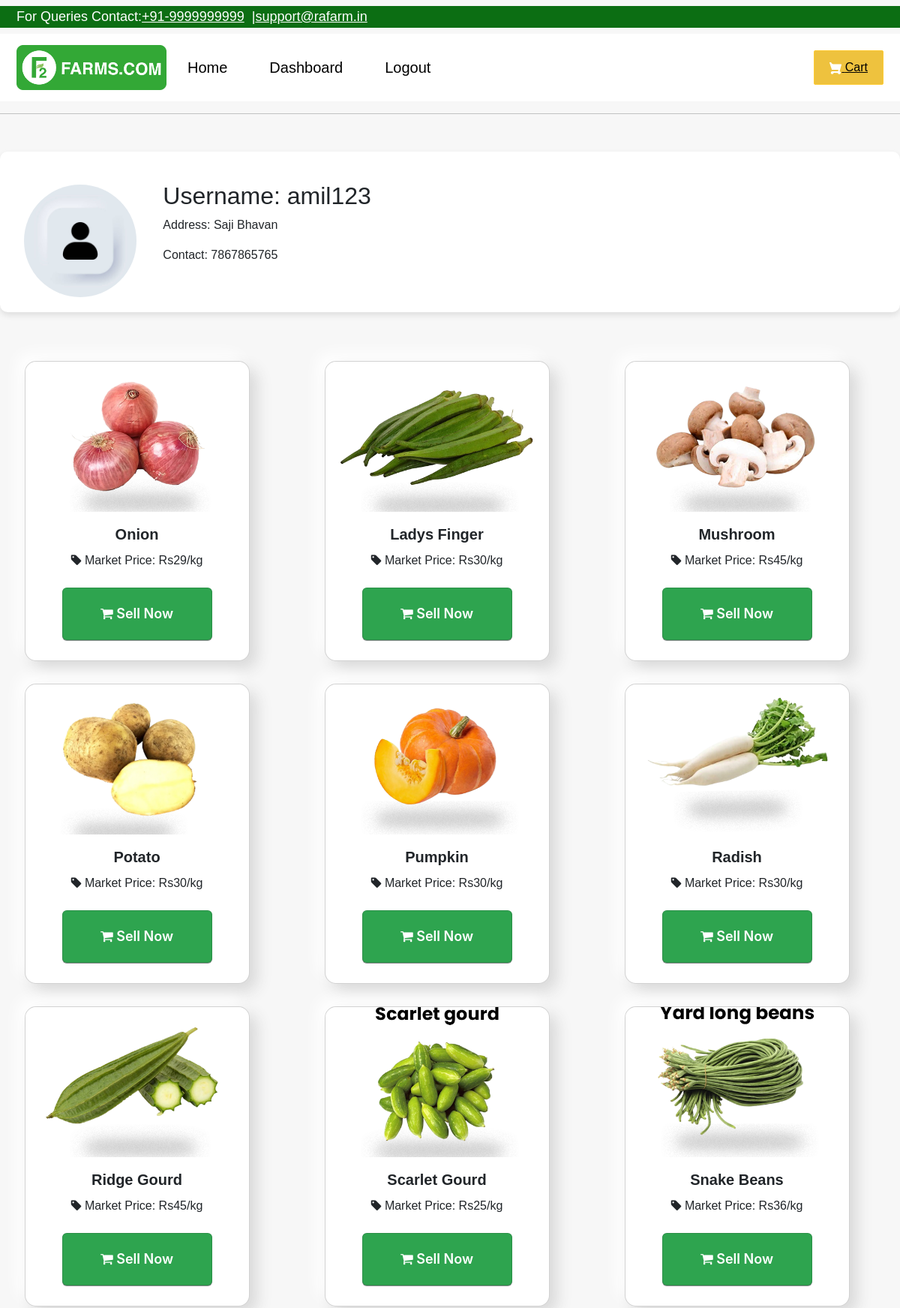
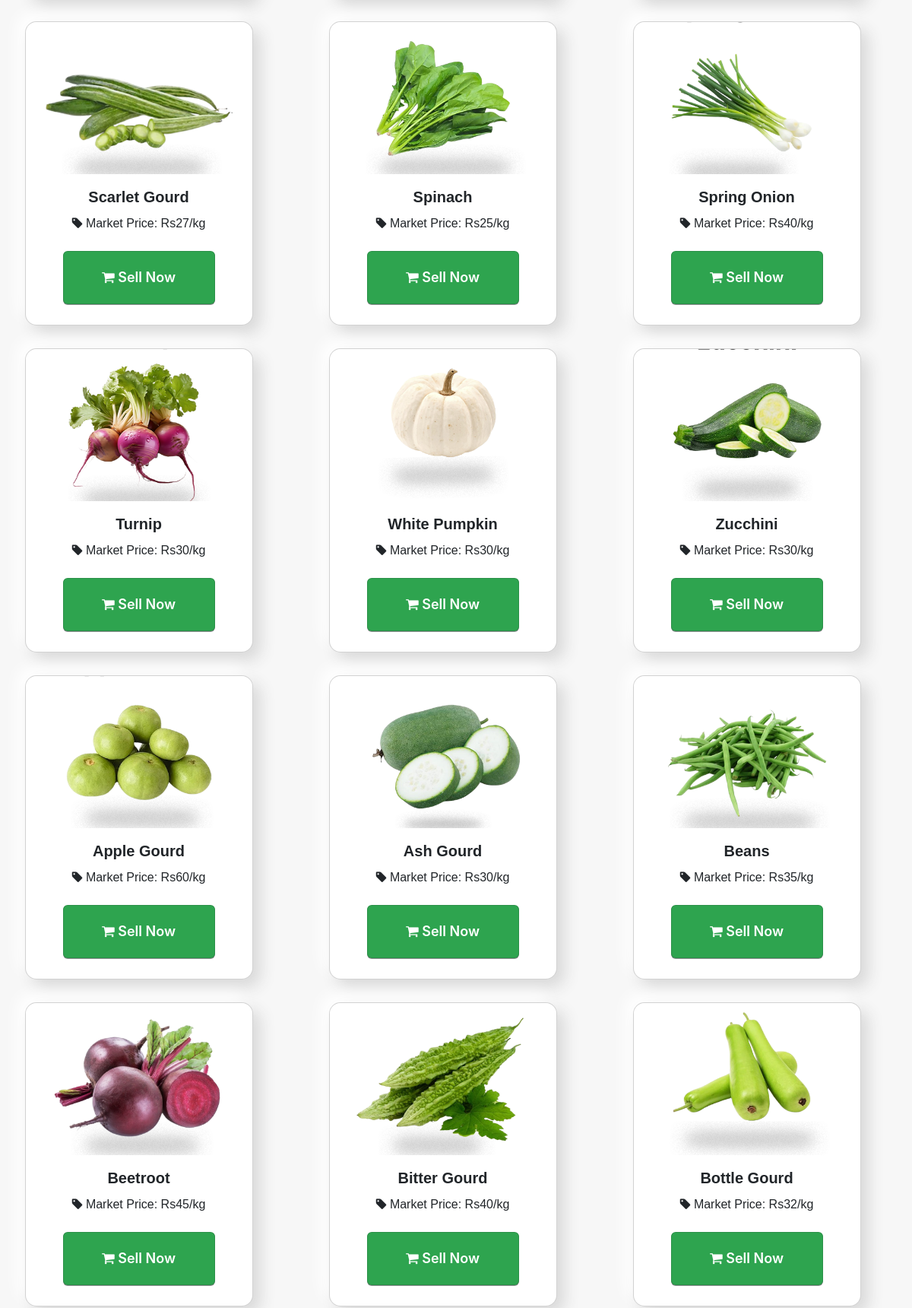
Screenshot of /seller-dashboard/ (signed in, upper part) with the database file from the repository (2 pictures, top to bottom).
### F2FarmApp/models.py (models this page shows, shortened)
class Customer(models.Model):
    USER_TYPE_CHOICES = [
         ('customer', 'Customer'),
        ('seller', 'Seller'),
    ]
    user=models.OneToOneField(User,on_delete=models.CASCADE)
    profile_pic= models.ImageField(upload_to='profile_pic/CustomerProfilePic/',null=True,blank=True)
    address = models.CharField(max_length=40)
    mobile = models.CharField(max_length=20,null=False)
    user_type = models.CharField(max_length=10, choices=USER_TYPE_CHOICES, default='customer')

class Product(models.Model):
    name=models.CharField(max_length=40)
    product_image= models.ImageField(upload_to='product_image/',null=True,blank=True)
    price = models.PositiveIntegerField()
    quantity = models.PositiveIntegerField(default=20)
    description=models.CharField(max_length=40)

### F2FarmApp/views.py (the view)
# urls.py: path('seller-dashboard/', views.seller_dashboard_view, name='seller-dashboard'),
@login_required(login_url='customerlogin')
@user_passes_test(is_seller)
def seller_dashboard_view(request):
    seller = models.Customer.objects.get(user_id=request.user.id)
    products = models.Product.objects.all()
    return render(request, 'ecom/seller_dashboard.html', {'customer': seller, 'products': products})

### F2FarmApp/views.py (called while the page is built)
def is_seller(user):
    return user.groups.filter(name='SELLER').exists()

### F2FarmApp/templates/ecom/seller_dashboard.html (shortened to what this page needs)
{% extends 'ecom/seller_base.html' %}
{% load static %}
{% block content %}
<div class="container profile-container">
  <div class="row">
    <div class="col-sm-2 col-md-2"><br>
      <img src="{% static 'images/istockphoto-1316420668-612x612.jpg' %}" alt="profile pic" class="profile-pic img-responsive">
    </div>
    <div class="col-sm-4 col-md-4 profile-details">
      <h2 style="text-align: left;">Username: {{ request.user }}</h2>
      <blockquote style="text-align: left;">
        <p>Address: {{ customer.address }} </p>
      </blockquote>
      <p style="text-align: left;">Contact: {{ customer.mobile }}</p>
    </div>
  </div>
</div>
<div class="card-container">
  {% for p in products %}
    <div class="col-card">
      <div class="card">
        <img src="{% static p.product_image.url %}" alt="product pic">
        <div class="card-body">
          <div class="card-title">
            <center><strong style="font-size: 20px;">{{ p.name }}</strong></center>
          </div>
          <div class="card-description">
            <center> <i class="fa fa-tag"></i> Market Price: Rs{{ p.price }}/kg</center>
          </div><br>
          <center>
            <button class="add-to-cart" onclick="location.href='{% url 'seller-add-to-cart' p.id  %}'">
              <i class="fa fa-shopping-cart"></i> Sell Now
            </button>
          </center>
        </div>
      </div>
    </div>
    <br><br><br><br><br><br><br>
    <br><br><br><br><br><br><br>
  {% endfor %}
</div>
{% endblock content %}

### F2FarmApp/templates/ecom/seller_base.html (style rules this page uses)
body { background-color: #FFFFFF; margin: 0; padding: 0; box-sizing: border-box; }
body { margin: 0; padding: 0; }

### F2FarmApp/templates/ecom/seller_dashboard.html (style rules this page uses)
body { background-color: #f7f7f7; font-family: 'Arial', sans-serif; }
.profile-container { max-width: 1200px; margin: 50px auto; padding: 20px; background-color: #fff; border-radius: 10px; box-shadow: 0 4px 8px rgba(0, 0, 0, 0.1); }
.profile-pic { width: 150px; height: 150px; border-radius: 50%; margin: 0 auto; display: block; object-fit: cover; }
.profile-details { text-align: center; margin-top: 20px; }
.card-container { display: flex; flex-wrap: wrap; justify-content: space-around; margin-top: 20px; }
.card { width: 300px; height: 400px; margin: 15px; border-radius: 15px; overflow: hidden; background-color: #fff; box-shadow: 10px 10px 20px #d9d9d9, -10px -10px 20px #ffffff; transition: transform 0.3s ease-in-out; }
.card img { width: 100%; height: 200px; object-fit: cover; border-radius: 15px 15px 0 0; }
.card-body { padding: 15px; }
.add-to-cart { width:200px; height:70px; appearance: none; background-color: #2ea44f; border: 1px solid rgba(27, 31, 35, .15); border-radius: 6px; box-shadow: rgba(27, 31, 35, .5) 0 1px 0; box-sizing: border-box; color: #fff; cursor: pointer; display: inline-block; font-family: -apple-system, system-ui, "Segoe UI", Helvetica, Arial, sans-serif, "Apple Color Emoji", "Segoe UI Emoji"; font-size: 18px; font-weight: 600; line-height: 20px; padding: 6px 16px; position: relative; text-align: center; text-decoration: none; user-select: none; -webkit-user-select: none; touch-action: manipulation; vertical-align: middle; white-space: nowrap; }
body { background-color: #f7f7f7; }
.profile-pic { width: 150px; height: 150px; border-radius: 50%; margin: 0 auto; display: block; }

### rows the page displays
Customer: address "Saji Bhavan", mobile "7867865765"
Product: product_image (picture), name "Onion", price "29"
Product: product_image (picture), name "Ladys Finger", price "30"
Product: product_image (picture), name "Mushroom", price "45"
Product: product_image (picture), name "Potato", price "30"
Product: product_image (picture), name "Pumpkin", price "30"
Product: product_image (picture), name "Radish", price "30"
Product: product_image (picture), name "Ridge Gourd", price "45"
Product: product_image (picture), name "Scarlet Gourd", price "25"
Product: product_image (picture), name "Snake Beans", price "36"
Product: product_image (picture), name "Scarlet Gourd", price "27"
Product: product_image (picture), name "Spinach", price "25"
Product: product_image (picture), name "Spring Onion", price "40"
Product: product_image (picture), name "Turnip", price "30"
Product: product_image (picture), name "White Pumpkin", price "30"
Product: product_image (picture), name "Zucchini", price "30"
Product: product_image (picture), name "Apple Gourd", price "60"
Product: product_image (picture), name "Ash Gourd", price "30"
Product: product_image (picture), name "Beans", price "35"
Product: product_image (picture), name "Beetroot", price "45"
Product: product_image (picture), name "Bitter Gourd", price "40"
Product: product_image (picture), name "Bottle Gourd", price "32"

### other values shown
{{ request.user }} "amil123"
